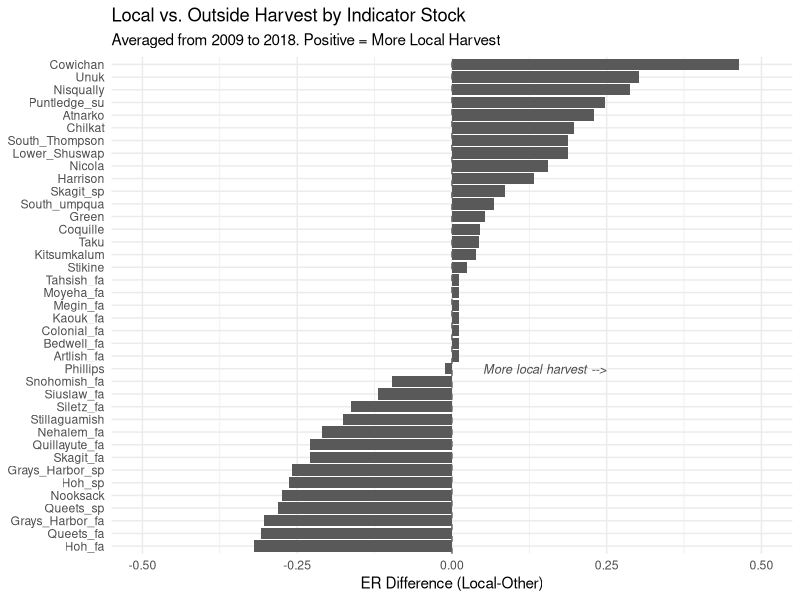
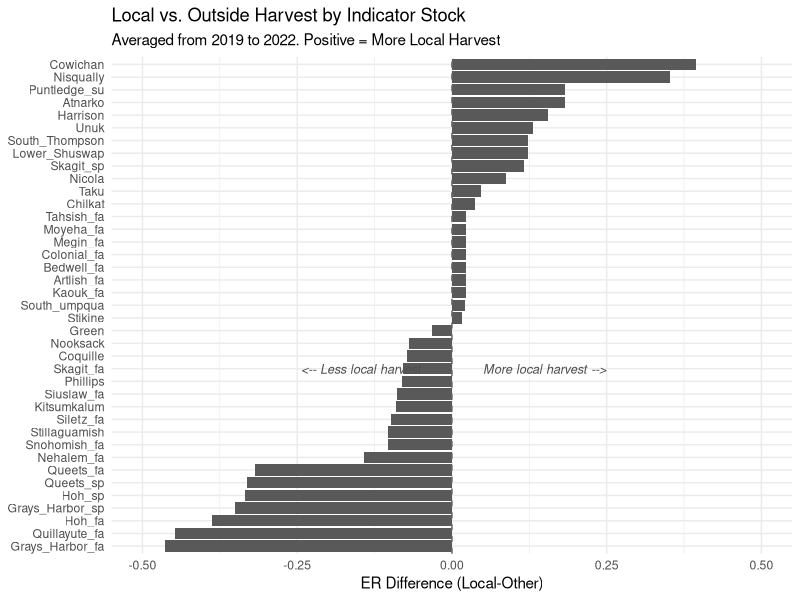

Here is the R script that generated these plots, in order:
library(here)
library(tidyverse)

region_to_jurisdiction <- c(
  # British Columbia
  "NBC"  = "British Columbia",
  "SBC"  = "British Columbia",
  "WCVI" = "British Columbia",
  
  # Alaska
  "SEAK" = "Alaska",
  "AK"   = "Alaska",
  
  # Washington
  "WA"   = "Washington",
  "OP"   = "Washington",
  "PS"   = "Washington",    # Puget Sound
  
  # Oregon
  "MCR" = "Oregon",
  "LCR"= "Oregon",
  "OC" = "Oregon",
  "ORC" = "Oregon",
  "OR"   = "Oregon",
  "COL"  = "Oregon"         # Columbia — adjust if Columbia stocks split WA/OR
)

# load ======
data <- readxl::read_excel("data/PSTChinookCWT_data_April18_2025.xlsx") %>%
  filter(!population %in% c("Elk", "Cowlitz.fa", "Middle_Shuswap"), !year ==2023)

total_run_jurisdictiondf <- data %>%
  mutate(jurisdiction = region_to_jurisdiction[region]) %>% 
  dplyr::group_by(year,jurisdiction) %>%
  dplyr::summarise(total_run_jurisdiction = sum(as.numeric(total_run), na.rm = TRUE))

total_run_df <- data %>%
  dplyr::group_by(year,population, region) %>%
  dplyr::summarise(total_run = sum(as.numeric(total_run, na.rm = TRUE)))

# PST wide annual totals (use distinct to avoid double counting run size)

pst_totals <- data %>%
  group_by(year) %>%
  dplyr::summarise(
    pst_total_run = sum(as.numeric(total_run), na.rm = TRUE)) %>%
  left_join(
    data %>%
      dplyr::mutate(total_FM_numbers= as.numeric(total_run)-as.numeric(esc_tot)) %>% 
      group_by(year) %>%
      dplyr::summarise(pst_total_harvest = sum(as.numeric(total_FM_numbers), na.rm = TRUE))) 


catch_distributions <- data %>%
  dplyr::select(c(1:39)) %>%
  gather(4:ncol(.), key = "fishery_region", value = "percent_mort") %>%
  filter(!fishery_region %in% c(
    "stray", 
    "aabm_tot", 
    "nbc_is_tot",
    "sbc_is_tot",
    "US_is_tot", 
    "esc_pct", 
    "er",  
    "term_tot")) %>%
  dplyr::mutate(percent_mort = as.numeric(percent_mort) / 100) %>%
  left_join(total_run_df) %>%
  filter(!is.na(percent_mort)) %>%
  dplyr::mutate(
    mortality_numbers = total_run * percent_mort,
    broad_fishing_region = case_when(
      str_detect(fishery_region, "^seak") ~ "Alaska",
      str_detect(fishery_region, "^ak_term") ~ "Alaska",
      str_detect(fishery_region, "^US_term") & population %in% c("Chilkat", "Stikine", "Taku", "Unuk") ~ "Alaska",
      str_detect(fishery_region, "^US_term") & population %in% c("Grays", "Nisqually", "Green", "Nooksack", "Queets_fa", "Hoh_fa", "Hoh_sp",
                                                                 "Queets_sp", "Grays_Harbor_fa", "Grays_Harbor_sp", "Quillayute_fa", "Skagit_sp",
                                                                 "Snohomish_fa", "Skagit_fa", "Stillaguamish", "Elochoman",
                                                                 "Nicola", "Phillips") ~ "Washington",
      str_detect(fishery_region, "^US_term") & population %in% c("Cowlitz.fa", "Elk", "South_umpqua", "Coquille", "Coweeman", "Lewis",
                                                                 "Nehalem_fa", "Siletz_fa", "Siuslaw_fa", "Hanford_br_w") ~ "Oregon",
      str_detect(fishery_region, "^US_term") & region %in% c("WCVI", "SBC", "NBC") ~ "filter",
      str_detect(fishery_region, "^can_term") ~ "British Columbia",
      str_detect(fishery_region, "^wcvi") ~ "British Columbia",
      str_detect(fishery_region, "^nbc") ~ "British Columbia",
      str_detect(fishery_region, "^sbc") ~ "British Columbia",
      str_detect(fishery_region, "^sfalc") ~ "Oregon",
      fishery_region == "nfalc_s" ~ "Washington",
      fishery_region == "nfalc_t" ~ "Washington", 
      fishery_region == "PS_n" ~ "Washington",
      fishery_region == "PS_s" ~ "Washington",
      fishery_region == "wac_n" ~ "Washington",
      TRUE ~ "Check"
    )) %>%
  filter(!broad_fishing_region == "filter") %>% 
  group_by( year,population, region, broad_fishing_region) %>%
  dplyr::summarise(FM_Sum_region = sum(mortality_numbers,na.rm=TRUE)) %>%
  dplyr::rename(jurisdiction = "broad_fishing_region" ) %>%
  # left_join(total_run_jurisdictiondf, by = c("year","jurisdiction")) %>%
  # dplyr::rename(fish_production = "total_run_jurisdiction" ) %>%
  # # dplyr::mutate(ratio = FM_Sum_region/fish_production) %>%
  # left_join(pst_totals) %>%
  # mutate(harvest_share = FM_Sum_region/pst_total_harvest,
  #        production_share = fish_production/pst_total_run,
  #        ratio = harvest_share/production_share, 
  # ) %>%
  filter(!year <2000, !FM_Sum_region==0)


## Define crosswalk for each stock's home `region`, which broad_fishing_region value(s) count as "local"? ----
home_lookup <- tribble(
  ~region,          ~jurisdiction,
  "SEAK",           "Alaska",
  "NBC",            "British Columbia",
  "CBC",            "British Columbia",
  "WCVI",           "British Columbia",    # WCVI catch attributed to "Canada", not "Alaska"
  "GEO",            "British Columbia",
  "SBC",            "British Columbia",
  "PS",             "Washington",   # example - match to your actual PS label
  "WAC",            "Washington",
  "OP",             "Washington", 
  "COL",            "Columbia River",
  "LCR",            "Columbia River",
  "MCR",            "Columbia River",
  "ORC",            "Oregon",
  "OC",             "Oregon")

## 2. Join and flag home vs away ----
catch_flagged <- catch_distributions %>%
  left_join(home_lookup, by = "region", relationship = "many-to-many") %>%
  # after join, broad_fishing_region.x = actual catch region, .y = "home" region(s)
  rename(
    broad_fishing_region = jurisdiction.x,
    home_broad_region    = jurisdiction.y
  ) %>%
  mutate(
    is_home = broad_fishing_region == home_broad_region
  )

## Per-population, per-year home/away ratio =========
total_run_pop <- data %>% select(year, population, total_run)


## best version of yearly rations ===========
yearly_ratios <- catch_flagged %>% 
  group_by(population, region, year) %>%
  summarise(
    HH = sum(FM_Sum_region[is_home], na.rm = TRUE),
    AH = sum(FM_Sum_region[!is_home], na.rm = TRUE)) %>%
  left_join(total_run_pop) %>% 
  dplyr::mutate(total_run = as.numeric(total_run)) %>% 
  mutate(TM = HH + AH,
         local_harvest_ratio = HH / TM,
         away_harvest_ratio = AH / TM,
         local_ER = HH/total_run,
         other_ER = AH/total_run
  ) %>%
  arrange(population, year) %>%
  filter(!region %in% c("LCR", "MCR")) %>%
  mutate(region = case_when(region == "ORC" ~ "OC",
                            TRUE ~ region ))


# Local subtracted from outside harvest plot =========

# Organize plot by state province ========
region_group_lookup <- tribble(
  ~region, ~region_group,
  "SEAK",  "AK",
  "WCVI",  "BC",
  "NBC",   "BC",
  "CBC",   "BC",
  "SBC",   "BC",
  "WAC",   "WA",
  "PS" ,   "WA",
  "OP" ,   "WA",
  # "COL",   "OR/WA",
  "ORC",   "OR", 
  "OC",    "OR" 
)
## Compute mean ER difference per indicator stock 2009 -2018 ----
# positive = local ER > other ER (more local harvest)
# negative = other ER > local ER (more outside harvest)
er_diff_data <- yearly_ratios %>%
  filter(year > 2008 & year < 2019) %>% 
  group_by(population, region) %>%
  # dplyr::mutate(
  #   ER_diff = local_ER - other_ER 
  # ) %>%
  dplyr::summarise(
    mean_local_ER = mean(local_ER, na.rm = TRUE),
    mean_other_ER = mean(other_ER, na.rm = TRUE),
    ER_diff =  mean_local_ER-mean_other_ER,
    .groups = "drop"
  ) %>%
  left_join(region_group_lookup, by = "region") %>% # if you want region coloring/faceting
  dplyr::mutate(region_group = factor(region_group, levels = c("AK", "BC", "WA", "OR")))

## Plot: diverging horizontal bar, stocks on y, diff on x ----
ggplot(er_diff_data, aes(x = ER_diff, y = reorder(population, ER_diff))) +
  geom_col() +
  geom_vline(xintercept = 0, linetype = "dashed", color = "gray40") +
  # facet_grid(region_group ~ ., scales = "free_y", space = "free_y") +
  labs(
    title = "Local vs. Outside Harvest by Indicator Stock",
    subtitle = "Averaged from 2009 to 2018. Positive = More Local Harvest",
    x = "ER Difference (Local-Other)",
    y = NULL,
    fill = "Stock"
  ) +
  theme_minimal() +
  theme(
    legend.position = "none"
    # strip.text.y = element_text(angle = 0),
    # axis.text.y = element_blank(),
    # axis.ticks.y = element_blank(),
    # panel.grid.major.y = element_blank()
  ) + 
  annotate("text", x = 0.05, y = 15, label = "More local harvest -->",
           hjust = 0, size = 3.2, color = "gray30", fontface = "italic") +
  # annotate("text", x = -0.05, y = 15, label = "<-- Less local harvest",
  #          hjust = 1, size = 3.2, color = "gray30", fontface = "italic") +
  scale_x_continuous(limits = c(-0.5, 0.5))

### Compute mean ER difference per indicator stock 2019 -2022 ----
# positive = local ER > other ER (more local harvest)
# negative = other ER > local ER (more outside harvest)
er_diff_data <- yearly_ratios %>%
  filter(!year < 2019) %>% 
  group_by(population, region) %>%
  # dplyr::mutate(
  #   ER_diff = local_ER - other_ER 
  # ) %>%
  dplyr::summarise(
    mean_local_ER = mean(local_ER, na.rm = TRUE),
    mean_other_ER = mean(other_ER, na.rm = TRUE),
    ER_diff = mean_local_ER - mean_other_ER,
    .groups = "drop"
  ) %>%
  left_join(region_group_lookup, by = "region") %>% # if you want region coloring/faceting
  dplyr::mutate(region_group = factor(region_group, levels = c("AK", "BC", "WA", "OR")))

ggplot(er_diff_data, aes(x = ER_diff, y = reorder(population, ER_diff))) +
  geom_col() +
  geom_vline(xintercept = 0, linetype = "dashed", color = "gray40") +
  # facet_grid(region_group ~ ., scales = "free_y", space = "free_y") +
  labs(
    title = "Local vs. Outside Harvest by Indicator Stock",
    subtitle = "Averaged from 2019 to 2022. Positive = More Local Harvest",
    x = "ER Difference (Local-Other)",
    y = NULL,
    fill = "Stock"
  ) +
  theme_minimal() +
  theme(
    legend.position = "none"
    # strip.text.y = element_text(angle = 0),
    # axis.text.y = element_blank(),
    # axis.ticks.y = element_blank(),
    # panel.grid.major.y = element_blank()
  ) + 
  annotate("text", x = 0.05, y = 15, label = "More local harvest -->",
           hjust = 0, size = 3.2, color = "gray30", fontface = "italic") +
  annotate("text", x = -0.05, y = 15, label = "<-- Less local harvest",
           hjust = 1, size = 3.2, color = "gray30", fontface = "italic") +
  scale_x_continuous(limits = c(-0.5, 0.5))
